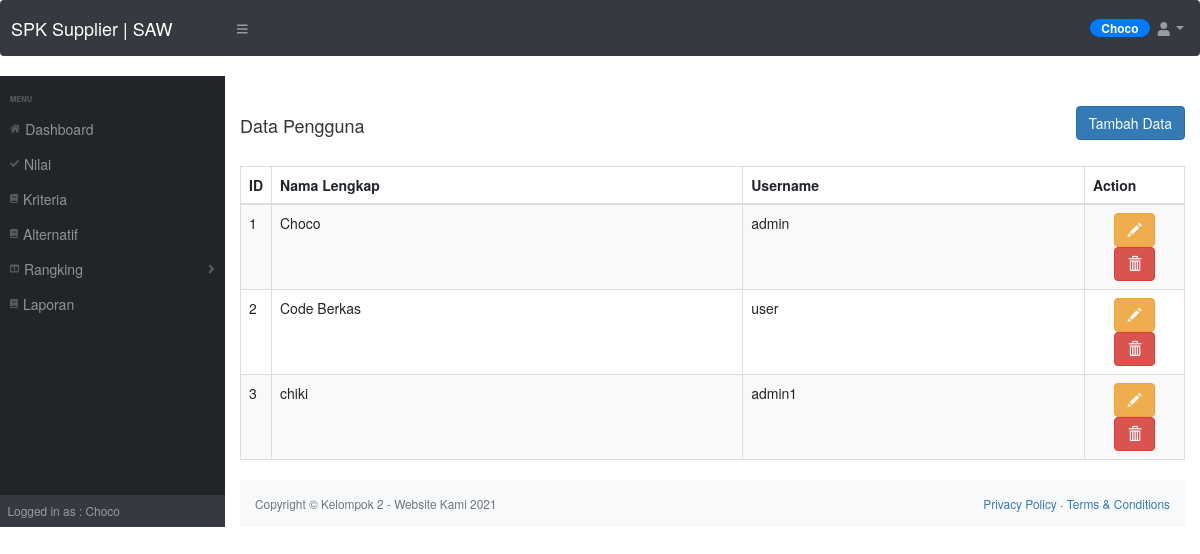
/dist/admin/user.php (signed in), run on the app's committed database.
### tables this page shows
CREATE TABLE `pengguna` (
  `id_pengguna` int(11) NOT NULL,
  `nama_lengkap` varchar(255) NOT NULL,
  `username` varchar(100) NOT NULL,
  `password` varchar(100) NOT NULL
);

### dist/controller/user.inc.php (called while the page is built, shortened)
<?php
class User{
	private $conn;
	private $table_name = "pengguna";
	public function __construct($db){
		$this->conn = $db;
	}
	function readAll(){
		$query = "SELECT * FROM ".$this->table_name." ORDER BY id_pengguna ASC";
		$stmt = $this->conn->prepare( $query );
		$stmt->execute();
		return $stmt;
	}
}
?>

### dist/admin/user.php (the view)
<?php
include "../include/head.php";
include_once '../controller/user.inc.php';
$pro = new User($db);
$stmt = $pro->readAll();
?>
<div class="container mt-5">
    <div class="row">
        <div class="col-md-6 text-left">
            <h4>Data Pengguna</h4>
        </div>
        <div class="col-md-6 text-right">
            <button onclick="location.href='user-baru.php'" class="btn btn-primary">Tambah Data</button>
        </div>
    </div>
    <br/>
    <table width="100%" class="table table-striped table-bordered" id="tabeldata">
        <thead>
            <tr>
                <th width="30px">ID</th>
                <th>Nama Lengkap</th>
                <th>Username</th>
                <th width="100px">Action</th>
            </tr>
        </thead>
        <tbody>
    <?php
    while ($row = $stmt->fetch(PDO::FETCH_ASSOC)){
    ?>
            <tr>
                <td><?php echo $row['id_pengguna'] ?></td>
    	    <td><?php echo $row['nama_lengkap'] ?></td>
    	    <td><?php echo $row['username'] ?></td>
            <td class="text-center">
    		  <a href="user-ubah.php?id=<?php echo $row['id_pengguna'] ?>" class="btn btn-warning"><span class="glyphicon glyphicon-pencil" aria-hidden="true"></span></a>
    		  <a href="user-hapus.php?id=<?php echo $row['id_pengguna'] ?>" onclick="return confirm('Yakin ingin menghapus data')" class="btn btn-danger"><span class="glyphicon glyphicon-trash" aria-hidden="true"></span></a>
    	    </td>
            </tr>
    <?php
    }
    ?>
        </tbody>
    </table>
    <?php include "../include/footer.php"; ?>
</div>

### data on the page
pengguna: id_pengguna "1", nama_lengkap "Choco", username "admin"
pengguna: id_pengguna "2", nama_lengkap "Code Berkas", username "user"
pengguna: id_pengguna "3", nama_lengkap "chiki", username "admin1"

### other printed values
$_SESSION['nama_lengkap'] "Choco"
